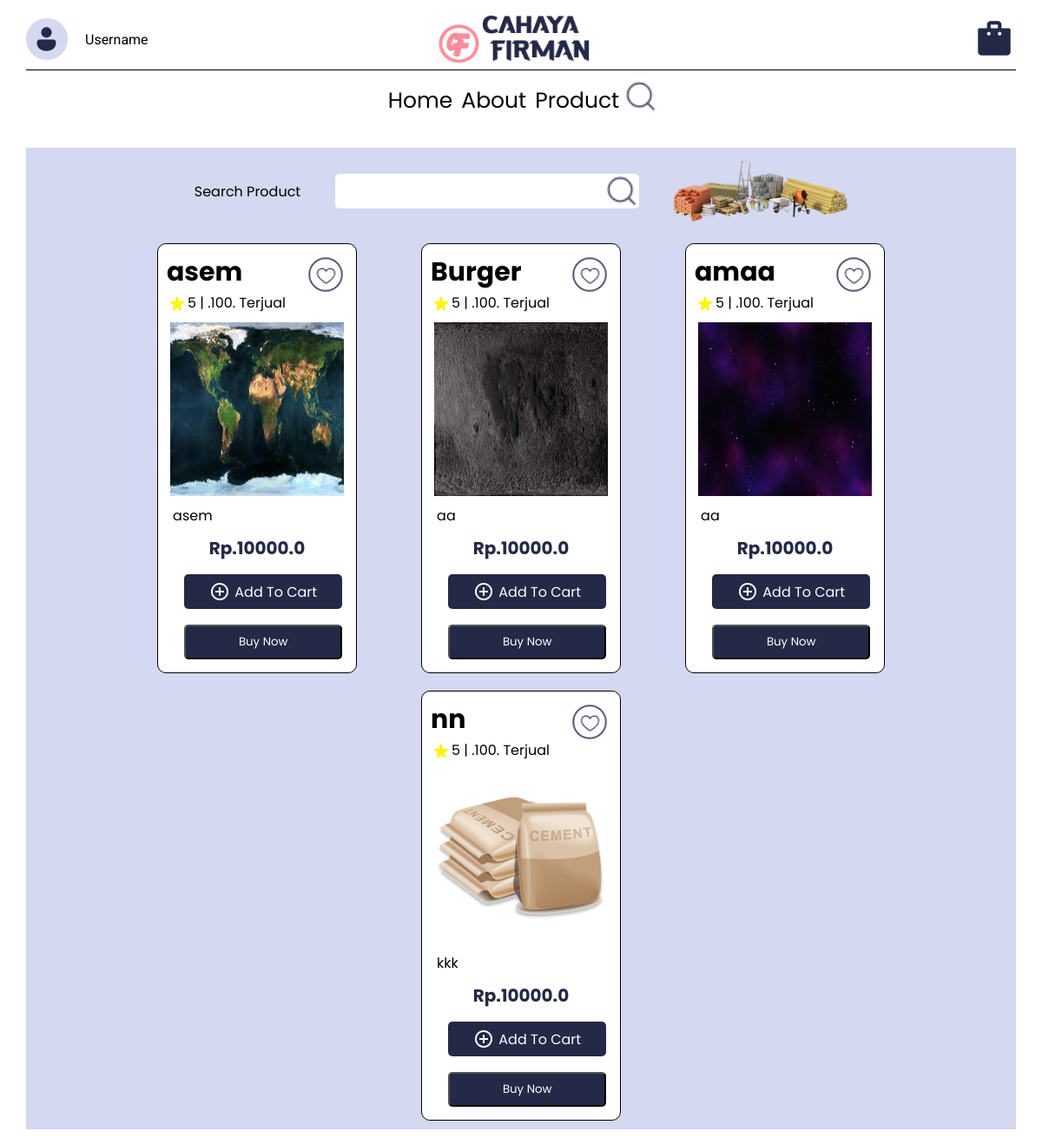
Before: / with the older database file.
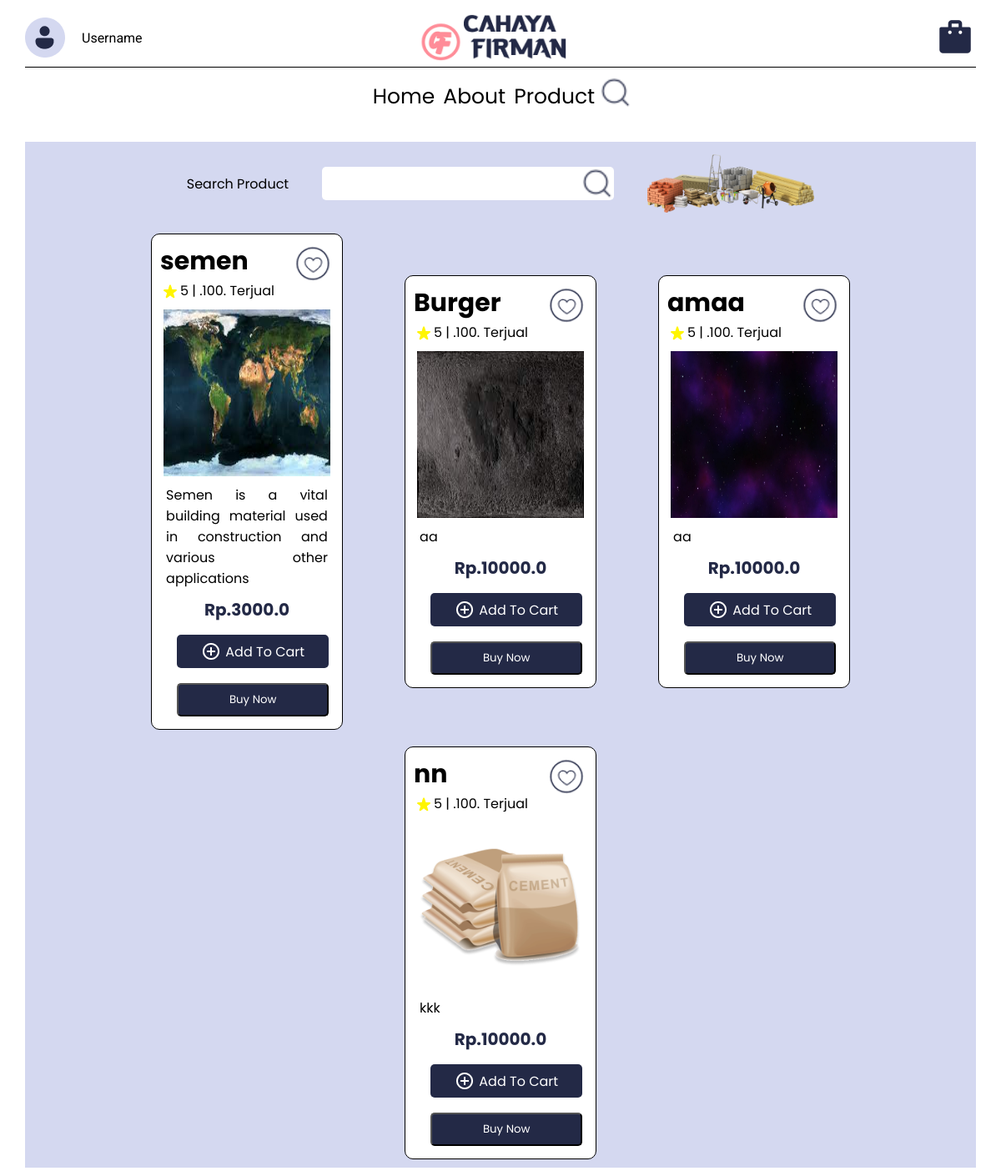
After: the same page with the newer database file.
### models/product.py (models this page shows)
class Barang(db.Model):
    id = db.Column(db.Integer, primary_key=True)
    name = db.Column(db.String(100))
    desc = db.Column(db.String(100))
    category = db.Column(db.String(100))
    quantityInStock = db.Column(db.Integer)
    price = db.Column(db.Float)
    picture = db.Column(db.String(100))

### app.py (the view)
@app.route("/", methods=["GET", "POST"])
def products():
    if request.method == "POST":
        product_id = request.form.get("product_id")
        flash("Product added to cart successfully")
        return redirect(url_for("products"))
    barang_list = Barang.query.all()
    return render_template("product.html", barang_list=barang_list)

### templates/product.html (shortened to what this page needs)
<!DOCTYPE html>
<html>
<head>
    <link rel="stylesheet" type="text/css" href="{{ url_for('static', filename='css/product_style.css') }}">
</head>
<body>
    <div class="nav">
        <div class="logo">
            <div class="profile">
                <img class="logo-1" src="{{ url_for('static', filename='asset/profile_user.png') }}" alt="profile">
                <p class="username" Id="username">Username</p>
            </div>
            <img class="logo-2" src="{{ url_for('static', filename='asset/Logofirman.png') }}" alt="logo">
            <img class="bucket" src="{{ url_for('static', filename='asset/bucket.png') }}" alt="bucket">
        </div>
        <div class="navbar">
            <a href="#">Home</a>
            <a href="#">About</a>
            <a href="#">Product</a>
            <img src="{{ url_for('static', filename='asset/lucide_search.png') }}" alt="">
        </div>
    </div>
    <div class="container">
        <div class="search">
            <p>Search Product</p>
            <div class="img">
                <div class="space"></div>
                <img src="{{ url_for('static', filename='asset/lucide_search.png') }}" alt="">
            </div>
            <img class="img-1" src="{{ url_for('static', filename='asset/search_img.png') }}" alt="">
        </div>
        <div class="product">
            {% for barang in barang_list %}
            <div class="detail">
                <div class="head">
                    <div class="head-1">
                        <p class="title">{{ barang.name }}</p>
                        <div class="rating">
                            <img src="{{ url_for('static', filename='asset/star_rating.png') }}" alt="">
                            <p>5 | .</p>
                            <br>
                            <p>100 </p>
                            <br>
                            <p>. Terjual</p>
                        </div>
                    </div>
                    <img class="love" src="{{ url_for('static', filename='asset/lovely.png') }}" alt="">
                </div>
                <img  Id="image" class="item" src="{{ url_for('static', filename='unggah/' + barang.picture) }}" alt="picture">
                <p class="des">{{ barang.desc }}</p>
                <p class="price">Rp.{{ barang.price }}</p>
                <div class="btn">
                    <img src="{{ url_for('static', filename='asset/add.png') }}" alt="">
                    <p>Add To Cart</p>
                </div>
                <div class="btn-1">
                    <form action="/buy/{{ barang.id }}" method="POST">
                        <button type="submit" class="sub">Buy Now</button>
                    </form>
                </div>
            </div>
            {% endfor %}
        </div>
    </div>
</body>
</html>

### static/css/product_style.css (style rules this page uses)
* { padding: 0; margin: 0; }
body { margin: 10px 30px; }
p { font-family: 'Poppins', sans-serif; }
#username { font-family: 'Roboto', sans-serif; }
.nav { display: flex; flex-direction: column; width: 100%; height: 150px; align-items: center; }
.nav .logo { width: 100%; display: flex; justify-content: space-between; flex-direction: row; border-bottom: 1px solid #000; }
.profile { margin: 10px 0px; display: flex; align-items: center; width: 30px; }
.profile img { margin: 0px 20px 0px 0px; align-items: center; }
.nav .logo img.logo-2 { width: 180px; height: 70px; }
.nav .logo img.bucket { margin: 10px 0px 0px 0px; width: 50px; height: 50px; }
.nav .navbar { display: flex; flex-direction: row; height: 400px; width: 100%; margin: 10px 0px 20px 0px; justify-content: center; }
.nav .navbar a { display: flex; justify-content: center; align-items: center; font-size: 20px; margin: 0px 5px; text-decoration: none; font-size: 25px; color: #000; font-family: 'Poppins', sans-serif; }
.navbar img { width: 40px; height: 40px; }
.container { margin-top: 10px; background-color: #D4D8F0; }
.container .search { margin-top: 0px; display: flex; align-items: center; width: 100%; justify-content: center; }
.search .img { margin: 30px 40px; border-radius: 5px; display: flex; justify-content: flex-end; width: 350px; height: 40px; background-color: white; }
.search .img .space { width: 50%; }
.search .img img { width: 50%; }
.search .img img { width: 40px; height: 40px; }
.search img.img-1 { width: 200px; height: 70px; }
.product { display: flex; width: 100%; flex-wrap: wrap; align-items: center; justify-content: center; }
.detail { flex-direction: column; background-color: white; margin: 10px 37px; width: 20%; border-radius: 10px; display: flex; border: 1px solid black; }
.product .detail .head { margin: 10px 10px; }
.detail .head { display: flex; justify-content: space-between; }
.detail .head img.love { width: 50px; height: 50px; }
.head .head-1 .rating { display: flex; flex-direction: row; align-items: center; }
p.title { font-family: 'Poppins', sans-serif; font-size: 30px; font-weight: bold; }
img.item { display: block; margin: 0 auto; width: 200px; height: 200px; }
p.des { margin-top: 10px; width: 85%; margin-left: auto; margin-right: auto; text-align: center; text-align: justify; }
p.price { margin-top: 10px; display: flex; justify-content: center; align-items: center; color: #232946; font-size: 20px; font-weight: bold; }
.btn { margin-left: 30px; margin-right: 30px; margin-top: 15px; border-radius: 5px; color: white; display: flex; align-items: center; justify-content: center; width: 80%; height: 40px; background-color: #232946; }
.btn img { margin-right: 5px; }
div.btn-1 { margin-bottom: 15px; }
.sub { font-family: 'Poppins', sans-serif; margin-left: 30px; margin-right: 30px; border-radius: 5px; color: white; display: flex; align-items: center; justify-content: center; width: 80%; height: 40px; background-color: #232946; }
button { font-family: 'Poppins', sans-serif; }

Changed rows visible on the page:
changed Barang: name "asem" → "semen"; desc "asem" → "Semen is a vital building material used in construction and various other applications"; price "10000.0" → "3000.0"
